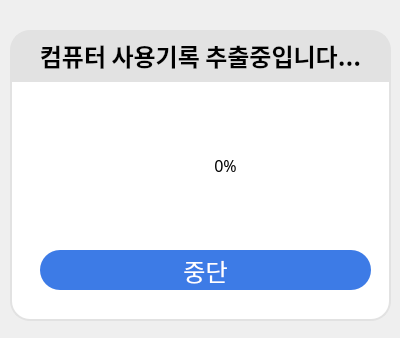
<?xml version="1.0" encoding="UTF-8"?>
<ui version="4.0">
 <class>Dialog</class>
 <widget class="QDialog" name="Dialog">
  <property name="geometry">
   <rect>
    <x>0</x>
    <y>0</y>
    <width>400</width>
    <height>338</height>
   </rect>
  </property>
  <property name="windowTitle">
   <string>Progressing...</string>
  </property>
  <widget class="QLabel" name="loadingLabel">
   <property name="geometry">
    <rect>
     <x>20</x>
     <y>145</y>
     <width>41</width>
     <height>41</height>
    </rect>
   </property>
   <property name="text">
    <string/>
   </property>
   <property name="pixmap">
    <pixmap>icons8-spinner.gif</pixmap>
   </property>
   <property name="scaledContents">
    <bool>true</bool>
   </property>
  </widget>
  <widget class="QProgressBar" name="progressBar">
   <property name="geometry">
    <rect>
     <x>70</x>
     <y>150</y>
     <width>311</width>
     <height>31</height>
    </rect>
   </property>
   <property name="font">
    <font>
     <family>나눔스퀘어</family>
     <pointsize>12</pointsize>
    </font>
   </property>
   <property name="styleSheet">
    <string notr="true">QProgressBar
{
border: solid grey;
border-radius: 15px;
color: black;
}
QProgressBar::chunk 
{
background-color: #3D7BE6;
border-radius :15px;
}   </string>
   </property>
   <property name="value">
    <number>0</number>
   </property>
   <property name="alignment">
    <set>Qt::AlignCenter</set>
   </property>
  </widget>
  <widget class="QLabel" name="label_32">
   <property name="geometry">
    <rect>
     <x>10</x>
     <y>80</y>
     <width>381</width>
     <height>241</height>
    </rect>
   </property>
   <property name="styleSheet">
    <string notr="true">background-color: rgb(255, 255, 255);
border-bottom-right-radius: 20px;
border-bottom-left-radius: 20px;
border: 2px solid #E2E2E2;</string>
   </property>
   <property name="text">
    <string/>
   </property>
  </widget>
  <widget class="QPushButton" name="stopBtn_progress">
   <property name="geometry">
    <rect>
     <x>40</x>
     <y>250</y>
     <width>331</width>
     <height>40</height>
    </rect>
   </property>
   <property name="font">
    <font>
     <family>나눔스퀘어 Bold</family>
     <pointsize>18</pointsize>
    </font>
   </property>
   <property name="cursor">
    <cursorShape>PointingHandCursor</cursorShape>
   </property>
   <property name="styleSheet">
    <string notr="true">color: white;
background-color: #3D7BE6;
border-radius: 20px;</string>
   </property>
   <property name="text">
    <string>중단</string>
   </property>
  </widget>
  <widget class="QLabel" name="label">
   <property name="geometry">
    <rect>
     <x>10</x>
     <y>30</y>
     <width>381</width>
     <height>51</height>
    </rect>
   </property>
   <property name="font">
    <font>
     <family>나눔스퀘어 Bold</family>
     <pointsize>18</pointsize>
     <weight>75</weight>
     <bold>true</bold>
    </font>
   </property>
   <property name="styleSheet">
    <string notr="true">background-color: #E2E2E2;
border-top-right-radius: 20px;
border-top-left-radius: 20px;
border: 2px solid #E2E2E2;</string>
   </property>
   <property name="text">
    <string>컴퓨터 사용기록 추출중입니다...</string>
   </property>
   <property name="alignment">
    <set>Qt::AlignCenter</set>
   </property>
  </widget>
  <zorder>label_32</zorder>
  <zorder>loadingLabel</zorder>
  <zorder>progressBar</zorder>
  <zorder>stopBtn_progress</zorder>
  <zorder>label</zorder>
 </widget>
 <resources/>
 <connections/>
</ui>
